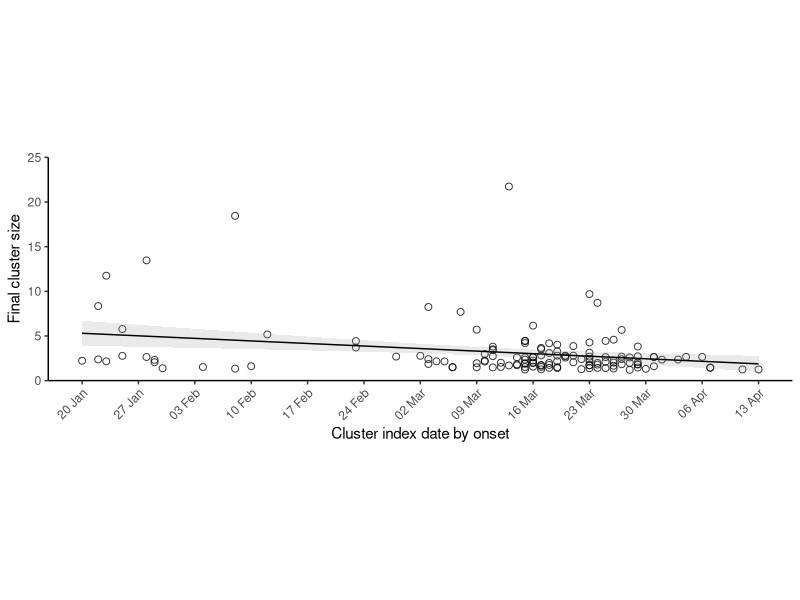
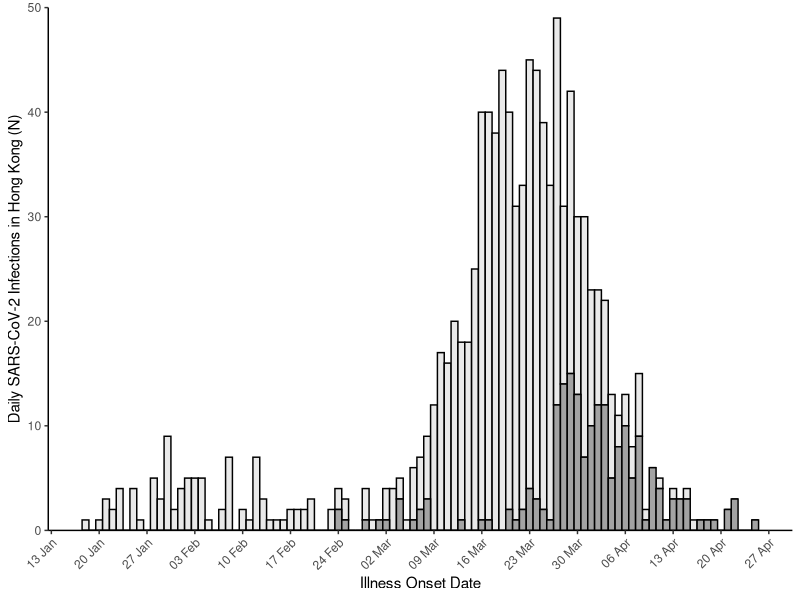
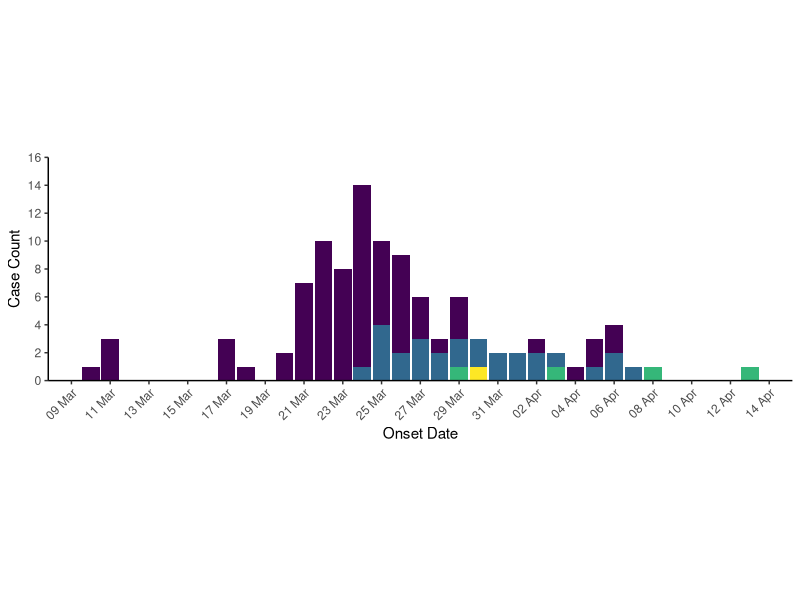
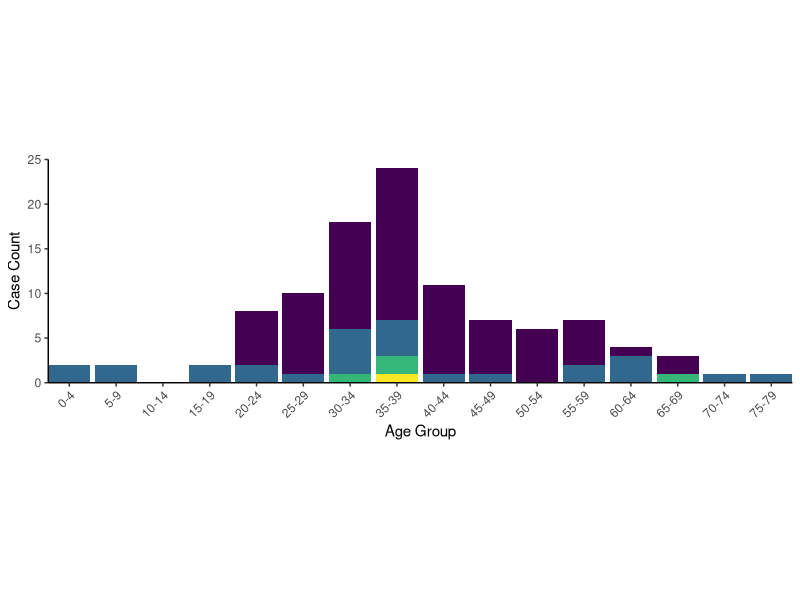
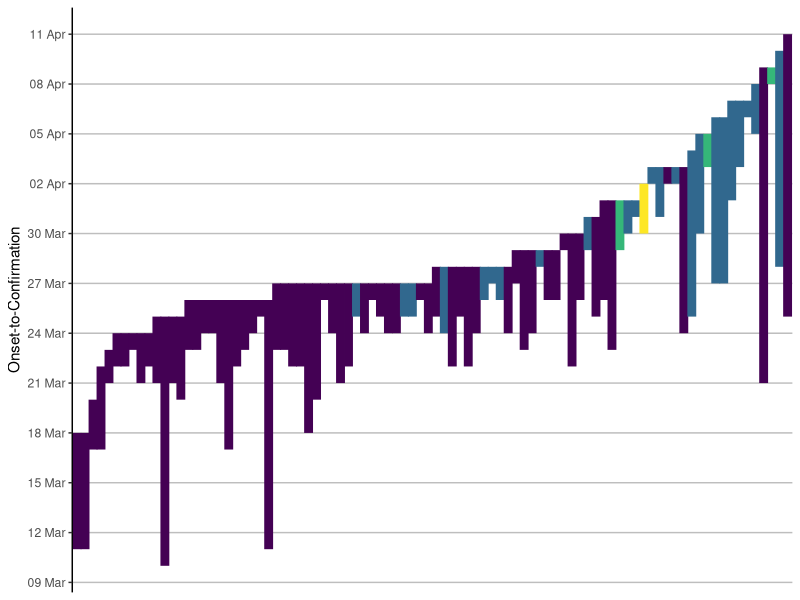
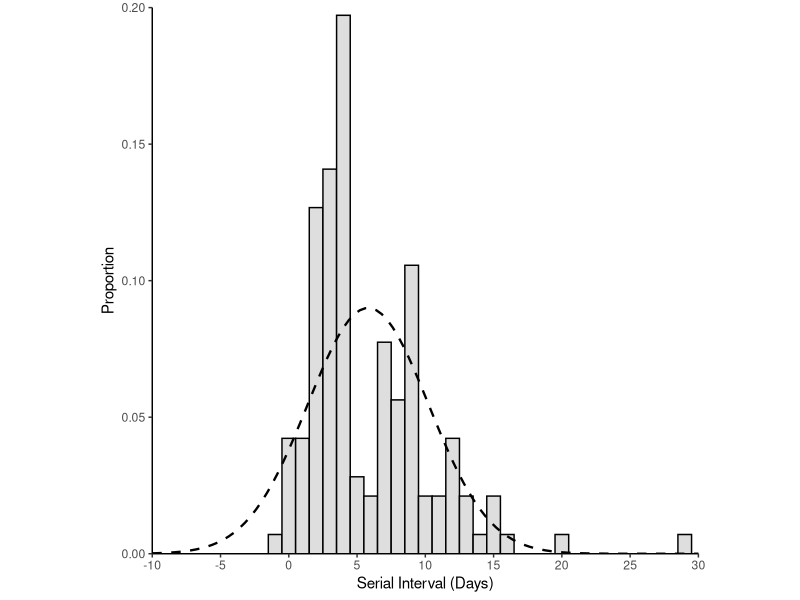
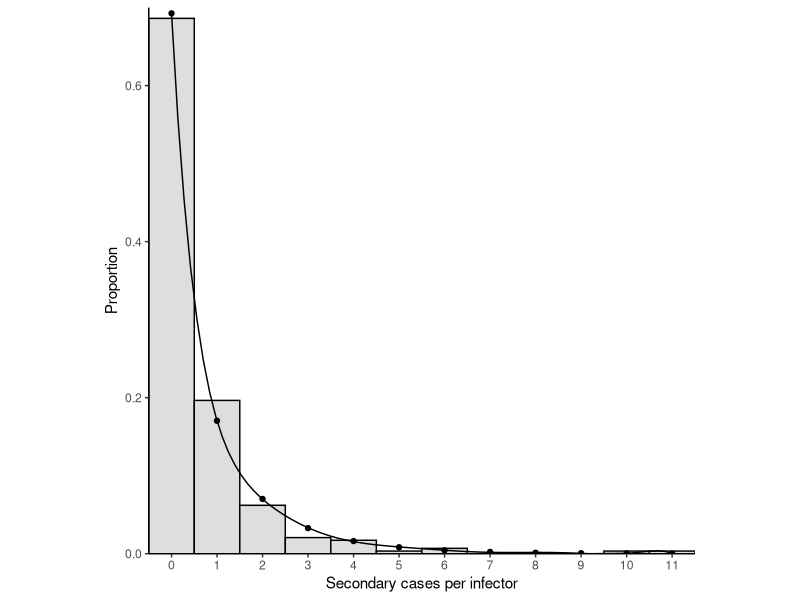
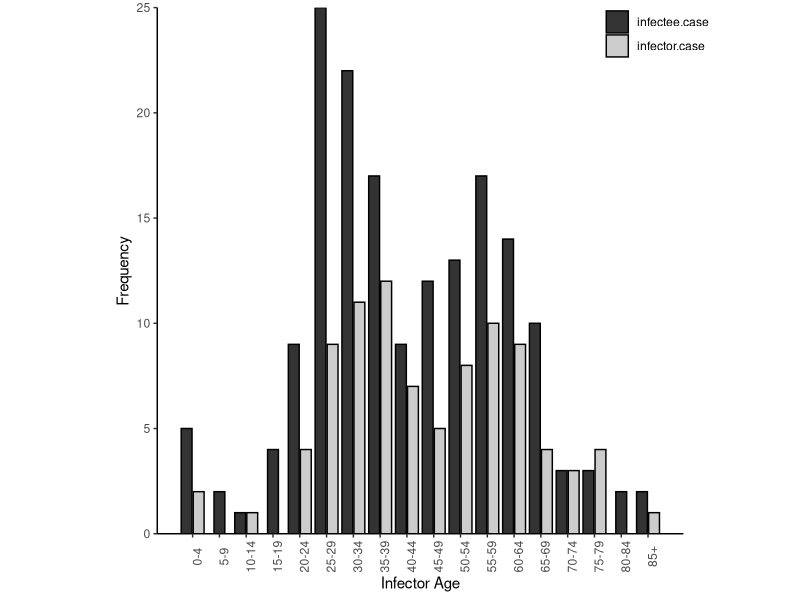

Reproduce these figures in R, in order. (Note: this script raises an error after producing the figures.)
library(tidyverse)
library(lubridate)
library(fitdistrplus)
library(viridis)

#import data
case_data <- read_csv(file = "data/case_data.csv")
age_transmission_pairs <- read_csv(file = "data/age_pairs.csv")
sex_transmission_pairs <- read_csv(file = "data/sex_transmission_pairs.csv")
transmission_pairs <- read_csv(file = "data/transmission_pairs.csv")
bar_data <- read_csv("data/bar_data.csv")

#recode case_data dates
case_data <- case_data %>%
  mutate(onset.date = dmy(onset.date),
         confirm.date = dmy(confirm.date),
         epi.date = dmy(epi.date))

#Extended Data Figure 1 excluding N=106 outlier edited in post
case_data %>%
  filter(cluster.id != 0) %>%
  group_by(cluster.id) %>%
  mutate(cluster.size = n()) %>%
  arrange(epi.date) %>%
  slice(1L) %>%
  ggplot() +
  geom_jitter(aes(x = epi.date, y = cluster.size), alpha = 0.8, size = 2, shape = 21, width = 0, height = 0.8) +
  geom_smooth(method = lm, aes(x = epi.date, y = cluster.size), se = T, size = 0.5, colour = "black", alpha = 0.2) + 
  scale_x_date("Cluster index date by onset", date_breaks = "1 week", date_labels = "%d %b", minor_breaks = NULL) +
  scale_y_continuous("Final cluster size", expand = c(0,0), limits = c(0,25)) +
  theme_classic() +
  theme(aspect.ratio = 0.3, legend.position = "NULL", axis.text.x = element_text(angle = 45, hjust = 1))


##Stats for Extended Data Figure 1
case_data %>%
  filter(cluster.id != 0) %>%
  group_by(cluster.id) %>%
  mutate(cluster.size = n()) %>%
  arrange(epi.date) %>%
  slice(1L) %>%
  lm(as.numeric(epi.date) ~ cluster.size, data = .) %>%
  summary()


#Extended Data Figure 2
ggplot(data = case_data) +
  geom_histogram(aes(x = epi.date, fill = fct_rev(symptomatic)), colour = 'black', binwidth = 1, alpha = 0.9) +
  labs(x="Illness Onset Date") +
  theme_classic() +
  theme(axis.text.x = element_text(angle = 45, hjust = 1), legend.position = 'none') +
  scale_x_date(date_breaks = "1 week", 
               date_labels = "%d %b", 
               minor_breaks = NULL) +
  scale_y_continuous("Daily SARS-CoV-2 Infections in Hong Kong (N)", expand = c(0,0), limits = c(0,50)) +
  scale_fill_grey(start = 0.9, end = 0.6)

###Extended Data Figure 3
##Figure 3A
bar_data %>%
  mutate(cluster.generation = as.ordered(cluster.generation)) %>%
  ggplot() +
  geom_bar(aes(x = epi.date, fill = cluster.generation), width = 0.9) +
  scale_x_date(name = "Onset Date",
               date_breaks = "2 days", 
               date_labels = "%d %b", 
               minor_breaks = NULL) +
  scale_y_continuous("Case Count", expand = c(0,0), breaks = seq(0,16, by = 2), limits = c(0,16)) +
  theme_classic() +
  theme(aspect.ratio = 0.3, 
        legend.position = 'none', 
        axis.text.x = element_text(angle = 45, hjust = 1 )) +
  scale_fill_viridis_d()

#Figure 3B
bar_data %>%
  ggplot() +
  geom_bar(aes(x = age.group, fill = cluster.generation)) +
  scale_x_continuous(name = "Age Group", expand = c(0,0), breaks = 1:18,
                     labels = c("0-4",
                                "5-9",
                                "10-14",
                                "15-19",
                                "20-24",
                                "25-29",
                                "30-34",
                                "35-39",
                                "40-44",
                                "45-49",
                                "50-54",
                                "55-59",
                                "60-64",
                                "65-69",
                                "70-74",
                                "75-79",
                                "80-84",
                                "85+")) +
  scale_y_continuous("Case Count", expand = c(0,0), breaks = seq(0,25, by = 5), limits = c(0,25)) +
  theme_classic() +
  theme(aspect.ratio = 0.3, 
        legend.position = 'none', 
        axis.text.x = element_text(angle = 45, hjust = 1 )) +
  scale_fill_viridis_d()

#Figure 3C (additional editing for production done in post)
bar_data %>%
  mutate(cluster.generation = as.ordered(cluster.generation)) %>%
  dplyr::select(-epi.date, -age.group) %>%
  filter(!is.na(onset.date)) %>%
  gather(date.type, date, -c(case.no, cluster.generation)) %>%
  mutate(case.no = factor(case.no, levels=rev(unique(case.no)), ordered=TRUE)) %>%
  mutate(date = as.Date(date, origin = "1970-01-01")) %>%
  ggplot() +
  geom_line(aes(x=rev(case.no), y=date, colour = cluster.generation), size = 3) +
  labs(x=NULL, y="Onset-to-Confirmation") +
  scale_y_date(date_breaks = "3 day", 
               date_labels = "%d %b", 
               minor_breaks = NULL) +
  scale_x_discrete(breaks = NULL) +
  theme_classic() +
  theme(legend.position = 'none', panel.grid.major.y = element_line(colour = 'grey')) +
  scale_color_viridis_d()

####EXTENDED DATA FIGURE 4 
#fit normal distribution to serial intervals
nfit <- transmission_pairs %>%
  filter(onset.diff != 'NA') %>%
  pull(onset.diff) %>%
  fitdist(data = ., distr = 'norm')

#fit lognormal distribution by maximum likeihood
lgfit <- transmission_pairs %>%
  filter(onset.diff != 'NA', 
         onset.diff >=1 ) %>%
  pull(onset.diff) %>%
  fitdist(data = ., distr = 'lnorm')

#fit gamma distribution by maximum likeihood
gfit <- transmission_pairs %>%
  filter(onset.diff != 'NA', 
         onset.diff >=1 ) %>%
  pull(onset.diff) %>%
  fitdist(data = ., distr = 'gamma')

#fit weibull distribution by maximum likeihood
wfit <- transmission_pairs %>%
  filter(onset.diff != 'NA', 
         onset.diff >=1 ) %>%
  pull(onset.diff) %>%
  fitdist(data = ., distr = 'weibull')

summary(nfit)
summary(lgfit)
summary(gfit)
summary(wfit)

#bootstrapped analysis

nfit_boot <- summary(bootdist(nfit))
gfit_boot <- summary(bootdist(gfit))
wfit_boot <- summary(bootdist(wfit))
lgfit_boot <- summary(bootdist(lgfit))

#Extended Data Figure 4A
#Plot serial interval with normal distribution (Figure 2A)
ggplot(data = transmission_pairs) +
  geom_histogram(aes(x = onset.diff, y = ..density..), fill = '#dedede', colour = "black", binwidth = 1) + 
  stat_function(fun = dnorm, args = list(mean = nfit$estimate[[1]], sd = nfit$estimate[[2]]), size = 0.8, linetype = 2) +
  scale_x_continuous("Serial Interval (Days)", limits = c(-10,30), breaks = seq(-10, 30, by =5), expand = c(0,0)) +
  scale_y_continuous("Proportion", expand = c(0,0), limits = c(0,0.20)) +
  theme_classic() +
  theme(aspect.ratio = 1)

###Extended Data Figure 4B
#count number of offspring per individual infector
offspring <- transmission_pairs %>%
  dplyr::select(infector.case) %>%
  group_by(infector.case) %>%
  count() %>%
  arrange(desc(n))

#count number of terminal infectees including sporadic local cases
infectee <- transmission_pairs %>%
  dplyr::select(infector.case, infectee.case) %>%
  gather() %>%
  filter(key == 'infectee.case')

infector <-  transmission_pairs %>%
  dplyr::select(infector.case, infectee.case) %>%
  gather() %>%
  filter(key == 'infector.case')

duplicate <- infector %>%
  left_join(., infectee, by = 'value') %>%
  filter(key.y != 'NA') %>%
  dplyr::select(value) %>%
  distinct()

nterminal_infectees <- infectee %>% 
  dplyr::select(value) %>%
  filter(!value %in% duplicate$value) %>%
  transmute(case.no = as.numeric(value)) %>%
  nrow() + 46 #46 Sporadic Local cases without links to additional transmission

#create vector of complete offspring distribution with terminal cases having zero secondary cases
complete_offspringd <- enframe(c(offspring$n, rep(0,nterminal_infectees)))

#fit  distriubtions by maximum likelihood
nbfit <- complete_offspringd %>%
  pull(value) %>%
  fitdist(., distr = 'nbinom')

gefit <- complete_offspringd %>%
  pull(value) %>%
  fitdist(., distr = 'geom')

pfit <- complete_offspringd %>%
  pull(value) %>%
  fitdist(., distr = 'pois')

summary(nbfit)
summary(gefit)
summary(pfit)

#bootsprapped analysis
nbfit_boot <- summary(bootdist(nbfit))
gefit_boot <- summary(bootdist(gefit))
pfit_boot <- summary(bootdist(pfit))

#Figure 4B
ggplot() +
  geom_histogram(aes(x=complete_offspringd$value, y = ..density..), fill = "#dedede", colour = "Black", binwidth = 1) +
  geom_point(aes(x = 0:11, y = dnbinom(x = 0:11, size = nbfit$estimate[[1]], mu = nbfit$estimate[[2]])), size = 1.5) +
  stat_smooth(aes(x = 0:11, y = dnbinom(x = 0:11, size = nbfit$estimate[[1]], mu = nbfit$estimate[[2]])), method = 'lm', formula = y ~ poly(x, 9), se = FALSE, size = 0.5, colour = 'black') +
  expand_limits(x = 0, y = 0) +
  scale_x_continuous("Secondary cases per infector", expand = c(0, 0), breaks = 0:11)  +
  scale_y_continuous("Proportion", limits = c(0,0.7), expand = c(0, 0)) +
  theme_classic() +
  theme(aspect.ratio = 1)

#calculation of proportion of cases who do not spread to anyone from nbfit and nbfit_boot
dnbinom(0, size = 0.4258355, mu = 0.5828315)
dnbinom(0, size = 0.2869252, mu = 0.6694716)
dnbinom(0, size = 0.4520273, mu = 0.7176502)

#####Extended Data Figure 5
#Figure 5A
ggplot(data=age_transmission_pairs) +
  geom_bar(aes(x = agegroup, fill = transmission), color = "black", position = position_dodge2(preserve = "single")) +
  theme_classic() +
  scale_x_continuous(name = "Infector Age", breaks = 1:18,
                     labels = c("0-4","5-9","10-14","15-19","20-24","25-29","30-34","35-39","40-44","45-49","50-54","55-59","60-64","65-69","70-74","75-79","80-84","85+")) +
  scale_y_continuous(name = "Frequency", expand = c(0,0)) +
  labs(fill = "Pair") +
  theme(aspect.ratio = 1, legend.position = c(0.95, 0.95), legend.title = element_blank(), axis.text.x = element_text(angle = 90)) +
  scale_fill_grey()

#Figure 5B (missing age for 1 case responsible for 11 secondary cases)
ggplot(data = transmission_pairs) +
  geom_count(aes(x = agegroup.infector, y = agegroup.infectee), colour = "black", alpha = 0.4) +
  geom_smooth(method = lm, aes(x=agegroup.infector, y=agegroup.infectee), se = T, size = 0.5, colour = "black", alpha = 0.2) +
  scale_x_continuous(name = "Infector Age", breaks = 1:18,
                     labels = c("0-4","5-9","10-14","15-19","20-24","25-29","30-34","35-39","40-44","45-49","50-54","55-59","60-64","65-69","70-74","75-79","80-84","85+")) +
  scale_y_continuous(name = "Infectee Age", breaks = 1:18,
                     labels = c("0-4","5-9","10-14","15-19","20-24","25-29","30-34","35-39","40-44","45-49","50-54","55-59","60-64","65-69","70-74","75-79","80-84","85+")) +
  theme_classic() +
  theme(aspect.ratio = 1, axis.text.x = element_text(angle = 90), legend.position = "none")


#Significance tests for Figure 5A and 5B
age_transmission_pairs %>%
  mutate(transmission = as_factor(transmission)) %>%
  t.test(age ~ transmission, data = .)

summary(lm(agegroup.infector ~ agegroup.infectee, data = transmission_pairs))

chisq_test(x = sex_transmission_pairs$male, y = sex_transmission_pairs$transmission)
